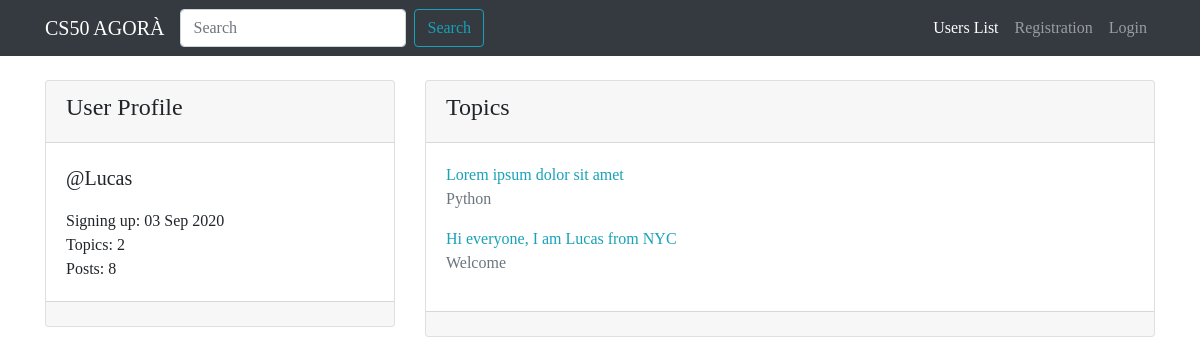
The app's page /user/Lucas/ with its own data.
### forum/models.py (models this page shows, shortened)
class Topic(models.Model):
    title = models.CharField(max_length=120)
    creation_date = models.DateTimeField(auto_now_add=True)
    topic_author = models.ForeignKey(
        User, on_delete=models.CASCADE, related_name="topics"
    )
    topic_section = models.ForeignKey(Section, on_delete=models.CASCADE)
    def get_absolute_url(self):
        return reverse("view_topic", kwargs={"pk": self.pk})
    class Meta:
        verbose_name = "Topic"
        verbose_name_plural = "Topics"

class Section(models.Model):
    section_name = models.CharField(max_length=80)
    description = models.CharField(max_length=150, blank=True, null=True)
    logo_section = models.ImageField(blank=True, null=True)
    def __str__(self):
        return self.section_name
    class Meta:
        verbose_name = "Section"
        verbose_name_plural = "Sections"

### core/views.py (the view)
# urls.py: path("user/<username>/", views.userProfileView, name="user_profile"),
def userProfileView(request, username):
    user = get_object_or_404(User, username=username)
    user_topics = Topic.objects.filter(topic_author=user).order_by("-pk")
    context = {"user": user, "user_topics": user_topics}
    return render(request, "core/user_profile.html", context)

### core/templates/core/user_profile.html (shortened to what this page needs)
{% extends 'base.html' %}
{% block content %}
<div class="row mt-3">
    <div class="col-4">
        <div class="card my-2">
            <div class="card-header">
                <h4>{% if request.user == user %}Your {% endif %}User Profile</h4>
            </div>
            <div class="card-body">
                <p class="lead">@{{ user }}</p>
                <p class="mb-0">Signing up: {{ user.date_joined|date:"d M Y" }}</p>
                <p class="mb-0">Topics: {{ user.topics.count }}</p>
                <p class="mb-0">Posts: {{ user.posts.count }}</p>
            </div>
            <div class="card-footer"></div>
        </div>
    </div>
    <div class="col-8">
        <div class="card my-2">
            <div class="card-header">
                <h4>Topics</h4>
            </div>
            <div class="card-body">
                {% for topic in user_topics %}
                <a href="{{ topic.get_absolute_url }}">{{ topic.title }}</a>
                <p class="text-muted">{{ topic.topic_section }}</p>
                {% empty %}
                {% if request.user != user %}
                <p>{{ user }} has no topics!</p>
                {% else %}
                <p>You have no topics. Start now!</p>
                {% endif %}
                {% endfor %}
            </div>
            <div class="card-footer"></div>
        </div>
    </div>
</div>
{% endblock content %}

### static-storage/css/agora.css (style rules this page uses)
body { font-family: 'Slabo 27px', serif; }
a, a:hover { color: #17a2b8; }

### records on screen
Topic: title "Lorem ipsum dolor sit amet", topic_section "Python"
Topic: title "Hi everyone, I am Lucas from NYC", topic_section "Welcome"

### other values on screen
{{ user }} "Lucas"
{{ user.date_joined|date:"d M Y" }} "03 Sep 2020"
{{ user.topics.count }} "2"
{{ user.posts.count }} "8"
